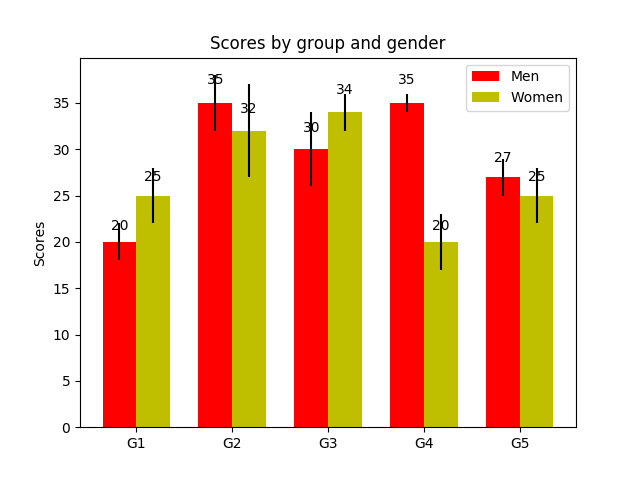

Write the Python code that produced this figure.
#!/usr/bin/env python
# -*- coding: utf-8 -*-

__author__ = 'qiudebo'


import matplotlib.pyplot as plt
import numpy as np


def autolabel(rects):
    for rect in rects:
        height = rect.get_height()
        ax.text(rect.get_x() + rect.get_width() / 2., 1.05 * height,
                '%d' % int(height),
                ha='center', va='bottom')

if __name__ == '__main__':
    N=5
    men_means = (20, 35, 30, 35, 27)
    men_std = (2, 3, 4, 1, 2)
    ind = np.arange(N)
    print ind
    width = 0.35   # 条形图的宽度
    fig, ax = plt.subplots()
    rects1 = ax.bar(ind, men_means, width, color='r',yerr=men_std)

    women_means = (25, 32, 34, 20, 25)
    women_std = (3, 5, 2, 3, 3)
    rects2 = ax.bar(ind + width, women_means, width, color='y', yerr=women_std)

    ax.set_ylabel('Scores')
    ax.set_title('Scores by group and gender')
    # 设置坐标刻度
    ax.set_xticks(ind + width / 2)
    ax.set_xticklabels(('G1', 'G2', 'G3', 'G4', 'G5'))

    ax.legend((rects1[0], rects2[0]), ('Men', 'Women'))

    autolabel(rects1)
    autolabel(rects2)
    plt.savefig("test_barchart.png")
    # plt.clf() # 清除图形
    plt.show()


